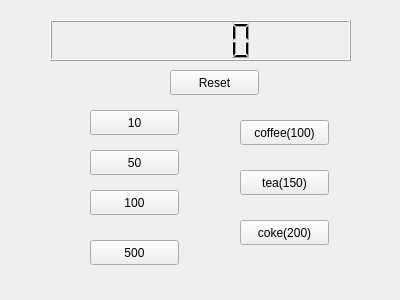
<?xml version="1.0" encoding="UTF-8"?>
<ui version="4.0">
 <class>Widget</class>
 <widget class="QWidget" name="Widget">
  <property name="geometry">
   <rect>
    <x>0</x>
    <y>0</y>
    <width>400</width>
    <height>300</height>
   </rect>
  </property>
  <property name="windowTitle">
   <string>Widget</string>
  </property>
  <widget class="QLCDNumber" name="lcdNumber">
   <property name="geometry">
    <rect>
     <x>50</x>
     <y>20</y>
     <width>301</width>
     <height>41</height>
    </rect>
   </property>
  </widget>
  <widget class="QPushButton" name="pb10">
   <property name="geometry">
    <rect>
     <x>90</x>
     <y>110</y>
     <width>89</width>
     <height>25</height>
    </rect>
   </property>
   <property name="text">
    <string>10</string>
   </property>
  </widget>
  <widget class="QPushButton" name="pb50">
   <property name="geometry">
    <rect>
     <x>90</x>
     <y>150</y>
     <width>89</width>
     <height>25</height>
    </rect>
   </property>
   <property name="text">
    <string>50</string>
   </property>
  </widget>
  <widget class="QPushButton" name="pb100">
   <property name="geometry">
    <rect>
     <x>90</x>
     <y>190</y>
     <width>89</width>
     <height>25</height>
    </rect>
   </property>
   <property name="text">
    <string>100</string>
   </property>
  </widget>
  <widget class="QPushButton" name="pb500">
   <property name="geometry">
    <rect>
     <x>90</x>
     <y>240</y>
     <width>89</width>
     <height>25</height>
    </rect>
   </property>
   <property name="text">
    <string>500</string>
   </property>
  </widget>
  <widget class="QPushButton" name="pbCoffee">
   <property name="geometry">
    <rect>
     <x>240</x>
     <y>120</y>
     <width>89</width>
     <height>25</height>
    </rect>
   </property>
   <property name="text">
    <string>coffee(100)</string>
   </property>
  </widget>
  <widget class="QPushButton" name="pbTea">
   <property name="geometry">
    <rect>
     <x>240</x>
     <y>170</y>
     <width>89</width>
     <height>25</height>
    </rect>
   </property>
   <property name="text">
    <string>tea(150)</string>
   </property>
  </widget>
  <widget class="QPushButton" name="pbCoke">
   <property name="geometry">
    <rect>
     <x>240</x>
     <y>220</y>
     <width>89</width>
     <height>25</height>
    </rect>
   </property>
   <property name="text">
    <string>coke(200)</string>
   </property>
  </widget>
  <widget class="QPushButton" name="pbReset">
   <property name="geometry">
    <rect>
     <x>170</x>
     <y>70</y>
     <width>89</width>
     <height>25</height>
    </rect>
   </property>
   <property name="text">
    <string>Reset</string>
   </property>
  </widget>
 </widget>
 <layoutdefault spacing="6" margin="11"/>
 <resources/>
 <connections/>
</ui>
